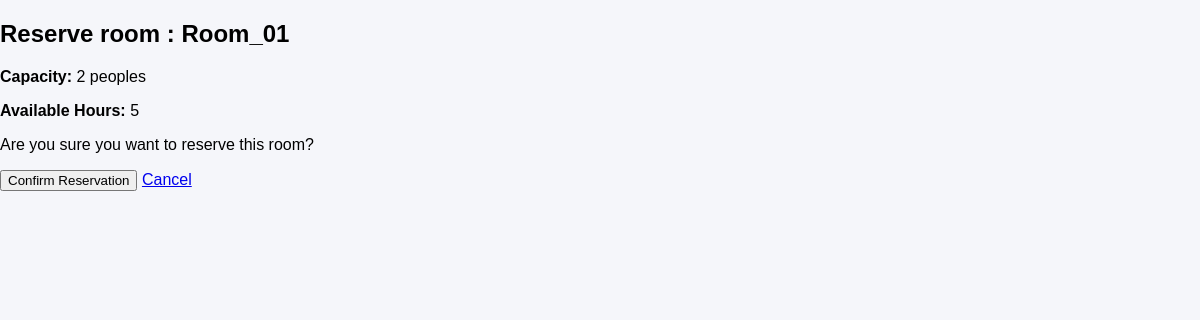
The app's page /reserve/1 (signed in) with its own data.
### classroom/models.py (models this page shows, shortened)
class RoomData(models.Model):
    room_code = models.CharField(max_length=6)
    room_name = models.CharField(max_length=10)
    room_capacity = models.IntegerField()
    room_hour = models.IntegerField()
    room_available = models.BooleanField(default=True)

### classroom/views.py (the view)
# urls.py: path("reserve/<int:room_id>", views.reserve_room, name="reserve"),
def reserve_room(request, room_id):
    room = get_object_or_404(RoomData, id=room_id)
    if not request.user.is_authenticated:
        messages.error(request, "You must be logged in to reserve a room.")
        return redirect("login")
    if request.method == "POST":
        if Reservation.objects.filter(user=request.user).exists():
            messages.error(request, "You already have a room reservation.")
            return redirect("index")
        if not room.room_available or room.room_hour <= 0:
            messages.error(request, "This room is not available.")
            return redirect("index")
        Reservation.objects.create(user=request.user, room=room)
        room.room_hour -= 1
        if room.room_hour == 0:
            room.room_available = False
        room.save()
        messages.success(request, f"You have successfully reserved {room.room_name}.")
        return redirect("index")
    else:
        context = {'room': room}
        return render(request, 'rooms/reserve.html', context)

### classroom/templates/rooms/reserve.html (shortened to what this page needs)
{% load static %}
<!DOCTYPE html>
<html lang="en">
<head>
    <link rel="stylesheet" href="{% static "styles/style.css" %}">
</head>
<body>
    <h2>Reserve room : {{ room.room_name }} </h2>
    <p><strong>Capacity:</strong> {{ room.room_capacity}} peoples</p>
    <p><strong>Available Hours:</strong> {{ room.room_hour }}</p>
    <form method="post">
        <p>Are you sure you want to reserve this room?</p>
        <button type="submit">Confirm Reservation</button>
        <a href="{% url 'index' %}">Cancel</a>
    </form>
</body>
</html>

### classroom/static/styles/style.css (style rules this page uses)
body { font-family: Arial, sans-serif; margin: 0; padding: 0; background: #f5f6fa; }

### records on screen
RoomData: room_name "Room_01", room_capacity "2", room_hour "5"
